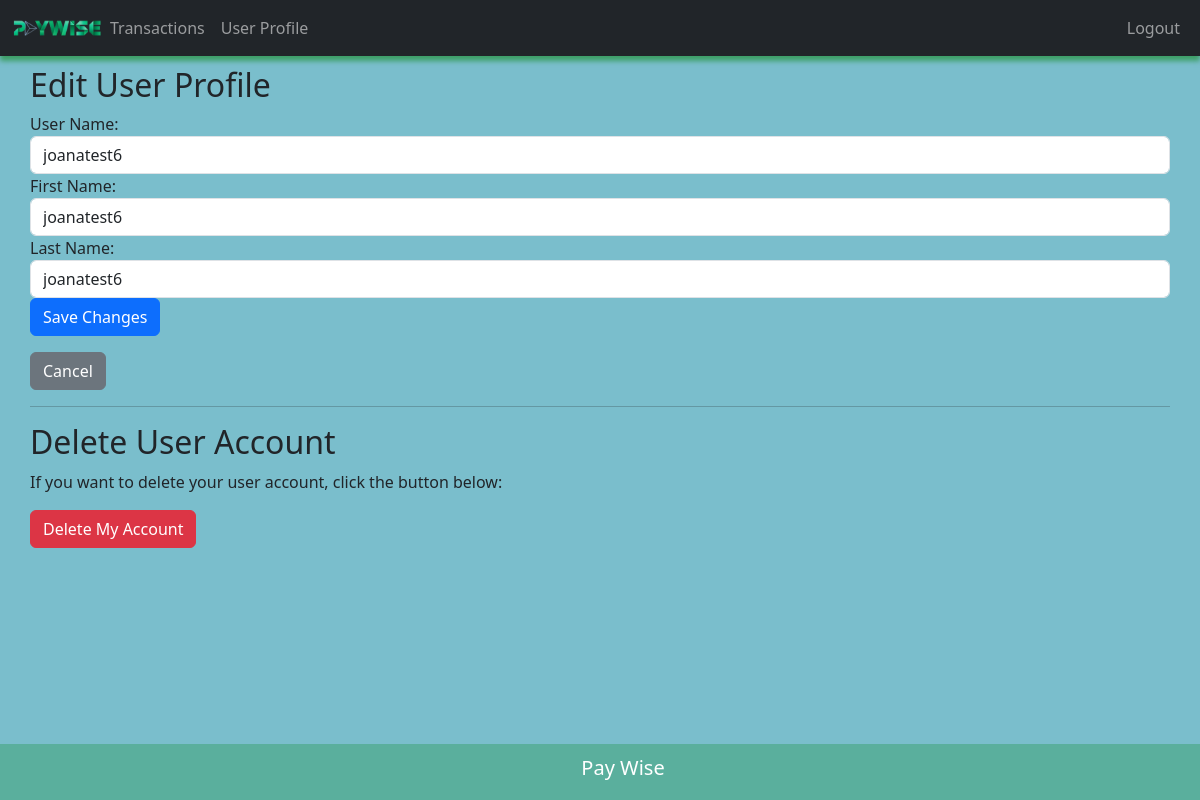
Screenshot of /profile/2/edit/ (signed in) with the database file from the repository.
### accounts/models.py (models this page shows, shortened)
class User(AbstractBaseUser, PermissionsMixin):
    username = models.CharField(max_length=225, null=True, unique=True)
    first_name= models.CharField(max_length=225, null=True)
    last_name= models.CharField(max_length=225, null=True)
    email = models.CharField(max_length=225, null=True, unique=True)
    password=models.CharField(max_length=225, null=True)
    admin=models.IntegerField(default=0)
    profilepic= models.ImageField(upload_to='images/', default=default_profile_pic)
    created_at = models.DateTimeField(auto_now_add=True)
    updated_at = models.DateTimeField(auto_now=True)
    is_staff = models.BooleanField( default=False)
    is_active = models.BooleanField(default=False)
    is_superuser = models.BooleanField(default=False)
    objects=UserManager()
    REQUIRED_FIELDS=[]
    USERNAME_FIELD='username'

### accounts/views.py (the view)
# urls.py: path('profile/<int:pk>/edit/', views.edit_user_data, name='edit_user_data'),
@login_required
def edit_user_data(request, pk):
    logged_user = User.objects.get(id=pk)
    if request.method == 'POST':
        logged_user.first_name = request.POST.get('first_name')
        logged_user.last_name = request.POST.get('last_name')
        if 'profilepic' in request.FILES:
            if logged_user.profile_image:
                delete_image(logged_user.profilepic.path)
            logged_user.profile_image = request.FILES['profilepic']
        logged_user.save()
        return redirect('user_profile', pk=pk)
    else:
        context = {'user': logged_user}
        return render(request, 'accounts/edit_user_data.html', context)

### accounts/templates/accounts/edit_user_data.html (shortened to what this page needs)
{% extends 'accounts/main.html' %}
{% block content %}
  {% load static %}
  <h2>Edit User Profile</h2>
  <form method="POST"  enctype='multipart/form-data'>
    <div class="form-group">
        <label for="username">User Name:</label>
        <input type="text" name="username" id="username" value="{{ user.username }}" class="form-control">
      </div>
    <div class="form-group">
      <label for="first_name">First Name:</label>
      <input type="text" name="first_name" id="first_name" value="{{ user.first_name }}" class="form-control">
    </div>
    <div class="form-group">
      <label for="last_name">Last Name:</label>
      <input type="text" name="last_name" id="last_name" value="{{ user.last_name }}" class="form-control">
    </div>
      <button type="submit" class="btn btn-primary">Save Changes</button>
  </form>
  <a href="{% url 'user_profile' pk=user.id %}" class="btn btn-secondary mt-3">Cancel</a>
  <hr>
  <h2>Delete User Account</h2>
  <p>If you want to delete your user account, click the button below:</p>
  <form method="POST" action="{% url 'delete_user' pk=user.id %}">
    <button type="submit" class="btn btn-danger">Delete My Account</button>
  </form>
{% endblock %}

### accounts/templates/accounts/main.html (style rules this page uses)
body { background:#7abecc; }

### rows the page displays
User: username "joanatest6", first_name "joanatest6", last_name "joanatest6"
